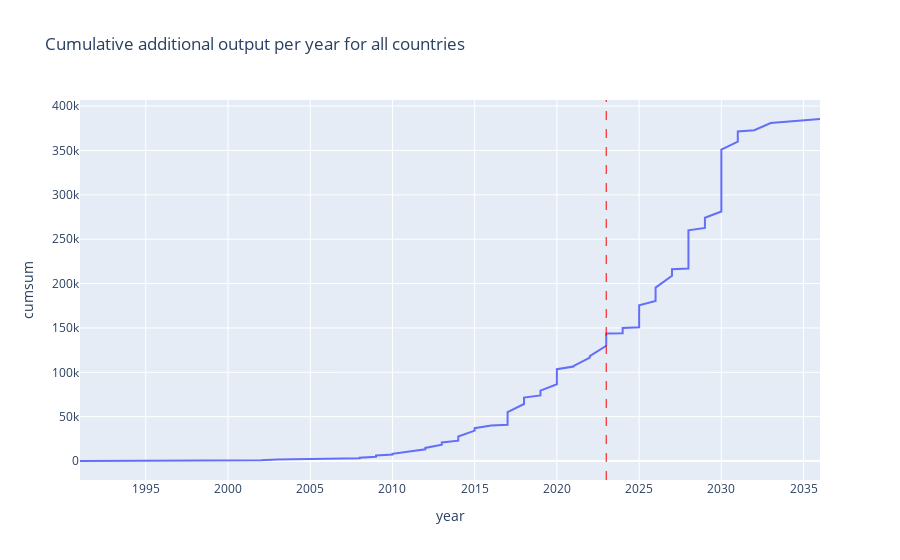

Here is the notebook cell this chart was saved with:
### Markdown cell above
### Alle Noordzeelanden cumulatief

In 2030 vindt er een enorme sprong plaats. Dit is wel op voorwaarde dat alle plannen doorgaan en de beoogde capaciteit ook wordt gehaald.

### Code cell
fig = plot_power(df, 'all', exclude, 'capacity_mw', cumulative=True)
fig.add_vline(x='2023-01-01', line_width=1, line_dash='dash', line_color='red')

### Figure 1 — Plotly figure (JSON) as saved in the notebook; plotly's stock layout.template omitted (floating-point values rounded to 4 significant figures)
{"data": [{"hovertemplate": "year=%{x}<br>cumsum=%{y}<extra></extra>", "legendgroup": "", "line": {"color": "#636efa", "dash": "solid"}, "marker": {"symbol": "circle"}, "mode": "lines", "name": "", "orientation": "v", "showlegend": false, "type": "scatter", "x": ["1991-01-01", "1995-01-01", "2000-01-01", "2000-01-01", "2002-01-01", "2003-01-01", "2004-01-01", "2005-01-01", "2006-01-01", "2007-01-01", "2008-01-01", "2008-01-01", "2009-01-01", "2009-01-01", "2009-01-01", "2009-01-01", "2010-01-01", "2010-01-01", "2010-01-01", "2011-01-01", "2011-01-01", "2012-01-01", "2012-01-01", "2013-01-01", "2013-01-01", "2013-01-01", "2014-01-01", "2014-01-01", "2014-01-01", "2015-01-01", "2015-01-01", "2015-01-01", "2016-01-01", "2017-01-01", "2017-01-01", "2017-01-01", "2018-01-01", "2018-01-01", "2018-01-01", "2018-01-01", "2019-01-01", "2019-01-01", "2019-01-01", "2019-01-01", "2020-01-01", "2020-01-01", "2020-01-01", "2020-01-01", "2021-01-01", "2021-01-01", "2021-01-01", "2021-01-01", "2022-01-01", "2022-01-01", "2022-01-01", "2023-01-01", "2023-01-01", "2023-01-01", "2023-01-01", "2024-01-01", "2024-01-01", "2024-01-01", "2025-01-01", "2025-01-01", "2025-01-01", "2026-01-01", "2026-01-01", "2026-01-01", "2026-01-01", "2026-01-01", "2027-01-01", "2027-01-01", "2027-01-01", "2028-01-01", "2028-01-01", "2028-01-01", "2029-01-01", "2029-01-01", "2029-01-01", "2030-01-01", "2030-01-01", "2031-01-01", "2031-01-01", "2032-01-01", "2033-01-01", "2036-01-01"], "xaxis": "x", "y": [20, 40, 80, 88, 894, 1805, 1925, 2015, 2375, 2745, 3133, 3709, 4587, 4593, 4833, 6255, 6885, 7353, 8178, 10499, 10643, 13191, 14787, 18037, 18437, 20984, 22929, 24009, 27557, 34203, 36534, 37050, 40055, 40880, 47924, 55205, 64249, 64277, 66440, 71529, 73881, 74287, 77875, 79355, 86511, 94250, 94586, 103532, 106432, 106450, 106469, 107074, 116659, 117569, 118253, 129933, 139888, 142392, 143677, 143893, 148083, 149999, 150799, 156307, 175521, 180421, 181096, 182623, 182873, 195477, 208874, 212486, 216070, 216970, 251555, 260097, 262737, 273637, 274222, 281222, 350994, 359994, 371434, 372854, 381002, 385502], "yaxis": "y"}], "layout": {"legend": {"tracegroupgap": 0}, "shapes": [{"line": {"color": "red", "dash": "dash", "width": 1}, "type": "line", "x0": "2023-01-01", "x1": "2023-01-01", "xref": "x", "y0": 0, "y1": 1, "yref": "y domain"}], "title": {"text": "Cumulative additional output per year for all countries"}, "xaxis": {"anchor": "y", "domain": [0, 1], "title": {"text": "year"}}, "yaxis": {"anchor": "x", "domain": [0, 1], "title": {"text": "cumsum"}}}}
